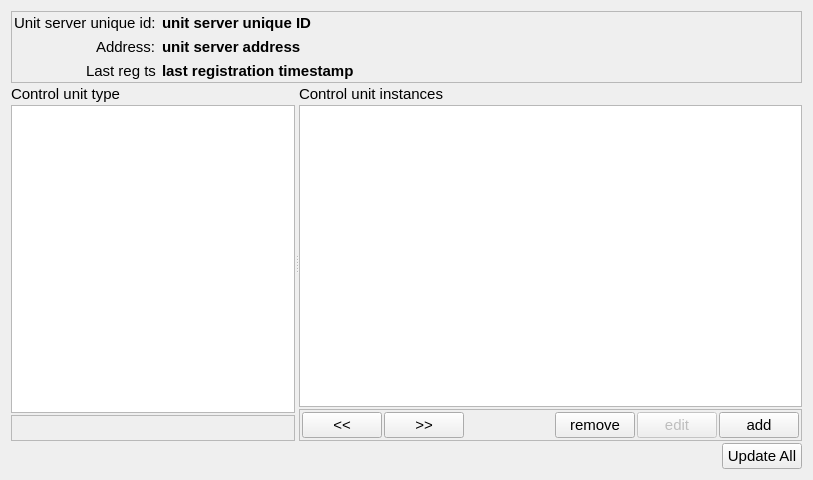
<?xml version="1.0" encoding="UTF-8"?>
<ui version="4.0">
 <class>UnitServerEditor</class>
 <widget class="QWidget" name="UnitServerEditor">
  <property name="geometry">
   <rect>
    <x>0</x>
    <y>0</y>
    <width>813</width>
    <height>480</height>
   </rect>
  </property>
  <property name="minimumSize">
   <size>
    <width>800</width>
    <height>480</height>
   </size>
  </property>
  <property name="windowTitle">
   <string>Form</string>
  </property>
  <layout class="QVBoxLayout" name="verticalLayout" stretch="0,1,0">
   <property name="spacing">
    <number>2</number>
   </property>
   <item>
    <widget class="QFrame" name="frame">
     <property name="frameShape">
      <enum>QFrame::StyledPanel</enum>
     </property>
     <property name="frameShadow">
      <enum>QFrame::Raised</enum>
     </property>
     <layout class="QHBoxLayout" name="horizontalLayout">
      <property name="leftMargin">
       <number>2</number>
      </property>
      <property name="topMargin">
       <number>2</number>
      </property>
      <property name="rightMargin">
       <number>2</number>
      </property>
      <property name="bottomMargin">
       <number>2</number>
      </property>
      <item>
       <layout class="QGridLayout" name="gridLayout" columnstretch="0,0" rowminimumheight="0,0,0" columnminimumwidth="0,0">
        <property name="spacing">
         <number>6</number>
        </property>
        <item row="1" column="0" alignment="Qt::AlignRight">
         <widget class="QLabel" name="label_2">
          <property name="font">
           <font>
            <pointsize>11</pointsize>
            <weight>50</weight>
            <bold>false</bold>
           </font>
          </property>
          <property name="text">
           <string>Address:</string>
          </property>
         </widget>
        </item>
        <item row="2" column="0" alignment="Qt::AlignRight">
         <widget class="QLabel" name="label_3">
          <property name="font">
           <font>
            <pointsize>11</pointsize>
           </font>
          </property>
          <property name="text">
           <string>Last reg ts</string>
          </property>
         </widget>
        </item>
        <item row="0" column="0">
         <widget class="QLabel" name="label">
          <property name="font">
           <font>
            <pointsize>11</pointsize>
           </font>
          </property>
          <property name="text">
           <string>Unit server unique id:</string>
          </property>
         </widget>
        </item>
        <item row="0" column="1">
         <widget class="QLabel" name="labelUnitServerUID">
          <property name="sizePolicy">
           <sizepolicy hsizetype="Expanding" vsizetype="Preferred">
            <horstretch>0</horstretch>
            <verstretch>0</verstretch>
           </sizepolicy>
          </property>
          <property name="font">
           <font>
            <pointsize>11</pointsize>
            <weight>75</weight>
            <bold>true</bold>
           </font>
          </property>
          <property name="text">
           <string>unit server unique ID</string>
          </property>
         </widget>
        </item>
        <item row="1" column="1">
         <widget class="QLabel" name="labelUinitServerAddress">
          <property name="font">
           <font>
            <pointsize>11</pointsize>
            <weight>75</weight>
            <bold>true</bold>
           </font>
          </property>
          <property name="text">
           <string>unit server address</string>
          </property>
         </widget>
        </item>
        <item row="2" column="1">
         <widget class="QLabel" name="labelRegistrationTimestamp">
          <property name="font">
           <font>
            <pointsize>11</pointsize>
            <weight>75</weight>
            <bold>true</bold>
           </font>
          </property>
          <property name="text">
           <string>last registration timestamp</string>
          </property>
         </widget>
        </item>
       </layout>
      </item>
     </layout>
    </widget>
   </item>
   <item>
    <widget class="QSplitter" name="splitterTypeInstances">
     <property name="frameShape">
      <enum>QFrame::NoFrame</enum>
     </property>
     <property name="orientation">
      <enum>Qt::Horizontal</enum>
     </property>
     <property name="opaqueResize">
      <bool>true</bool>
     </property>
     <property name="handleWidth">
      <number>4</number>
     </property>
     <widget class="QWidget" name="verticalLayoutWidget_2">
      <layout class="QVBoxLayout" name="verticalLayoutControlUnitType" stretch="0,1,0">
       <property name="spacing">
        <number>2</number>
       </property>
       <property name="sizeConstraint">
        <enum>QLayout::SetMinimumSize</enum>
       </property>
       <item>
        <widget class="QLabel" name="labelCUType">
         <property name="font">
          <font>
           <pointsize>11</pointsize>
          </font>
         </property>
         <property name="text">
          <string>Control unit type</string>
         </property>
        </widget>
       </item>
       <item>
        <widget class="QListView" name="listViewCUType">
         <property name="font">
          <font>
           <pointsize>11</pointsize>
          </font>
         </property>
         <property name="editTriggers">
          <set>QAbstractItemView::NoEditTriggers</set>
         </property>
         <property name="showDropIndicator" stdset="0">
          <bool>false</bool>
         </property>
        </widget>
       </item>
       <item>
        <widget class="QFrame" name="frameCUTypeControl">
         <property name="maximumSize">
          <size>
           <width>16777215</width>
           <height>40</height>
          </size>
         </property>
         <property name="frameShape">
          <enum>QFrame::StyledPanel</enum>
         </property>
         <property name="frameShadow">
          <enum>QFrame::Raised</enum>
         </property>
         <layout class="QHBoxLayout" name="horizontalLayout_2">
          <property name="spacing">
           <number>6</number>
          </property>
          <property name="leftMargin">
           <number>2</number>
          </property>
          <property name="topMargin">
           <number>2</number>
          </property>
          <property name="rightMargin">
           <number>2</number>
          </property>
          <property name="bottomMargin">
           <number>2</number>
          </property>
          <item>
           <spacer name="horizontalSpacer">
            <property name="orientation">
             <enum>Qt::Horizontal</enum>
            </property>
            <property name="sizeHint" stdset="0">
             <size>
              <width>40</width>
              <height>20</height>
             </size>
            </property>
           </spacer>
          </item>
          <item>
           <spacer name="horizontalSpacer_2">
            <property name="orientation">
             <enum>Qt::Horizontal</enum>
            </property>
            <property name="sizeType">
             <enum>QSizePolicy::Fixed</enum>
            </property>
            <property name="sizeHint" stdset="0">
             <size>
              <width>0</width>
              <height>2</height>
             </size>
            </property>
           </spacer>
          </item>
         </layout>
        </widget>
       </item>
      </layout>
     </widget>
     <widget class="QWidget" name="verticalLayoutWidget">
      <layout class="QVBoxLayout" name="verticalLayoutControlUnitInstance" stretch="0,0,0">
       <property name="spacing">
        <number>2</number>
       </property>
       <item>
        <widget class="QLabel" name="labelCUType_2">
         <property name="font">
          <font>
           <pointsize>11</pointsize>
          </font>
         </property>
         <property name="text">
          <string>Control unit instances</string>
         </property>
        </widget>
       </item>
       <item>
        <widget class="QTableView" name="tableView">
         <property name="font">
          <font>
           <pointsize>11</pointsize>
          </font>
         </property>
         <property name="selectionMode">
          <enum>QAbstractItemView::MultiSelection</enum>
         </property>
         <attribute name="horizontalHeaderDefaultSectionSize">
          <number>20</number>
         </attribute>
        </widget>
       </item>
       <item>
        <widget class="QFrame" name="frameCUInstanceControl">
         <property name="maximumSize">
          <size>
           <width>16777215</width>
           <height>40</height>
          </size>
         </property>
         <property name="frameShape">
          <enum>QFrame::StyledPanel</enum>
         </property>
         <property name="frameShadow">
          <enum>QFrame::Raised</enum>
         </property>
         <layout class="QHBoxLayout" name="horizontalLayout_3">
          <property name="spacing">
           <number>2</number>
          </property>
          <property name="leftMargin">
           <number>2</number>
          </property>
          <property name="topMargin">
           <number>2</number>
          </property>
          <property name="rightMargin">
           <number>2</number>
          </property>
          <property name="bottomMargin">
           <number>2</number>
          </property>
          <item>
           <widget class="QPushButton" name="pushButtonCUInstancePrevPage">
            <property name="font">
             <font>
              <pointsize>11</pointsize>
             </font>
            </property>
            <property name="text">
             <string>&lt;&lt;</string>
            </property>
           </widget>
          </item>
          <item>
           <widget class="QPushButton" name="pushButtonCUInstanceNextPage">
            <property name="font">
             <font>
              <pointsize>11</pointsize>
             </font>
            </property>
            <property name="text">
             <string>&gt;&gt;</string>
            </property>
           </widget>
          </item>
          <item>
           <spacer name="horizontalSpacer_3">
            <property name="orientation">
             <enum>Qt::Horizontal</enum>
            </property>
            <property name="sizeHint" stdset="0">
             <size>
              <width>40</width>
              <height>20</height>
             </size>
            </property>
           </spacer>
          </item>
          <item>
           <widget class="QPushButton" name="pushButtonRemoveInstance">
            <property name="font">
             <font>
              <pointsize>11</pointsize>
             </font>
            </property>
            <property name="text">
             <string>remove</string>
            </property>
           </widget>
          </item>
          <item>
           <widget class="QPushButton" name="pushButtonEditInstance">
            <property name="enabled">
             <bool>false</bool>
            </property>
            <property name="font">
             <font>
              <pointsize>11</pointsize>
             </font>
            </property>
            <property name="text">
             <string>edit</string>
            </property>
           </widget>
          </item>
          <item>
           <widget class="QPushButton" name="pushButtonCreateNewInstance">
            <property name="font">
             <font>
              <pointsize>11</pointsize>
             </font>
            </property>
            <property name="text">
             <string>add</string>
            </property>
           </widget>
          </item>
          <item>
           <spacer name="horizontalSpacer_4">
            <property name="orientation">
             <enum>Qt::Horizontal</enum>
            </property>
            <property name="sizeType">
             <enum>QSizePolicy::Fixed</enum>
            </property>
            <property name="sizeHint" stdset="0">
             <size>
              <width>0</width>
              <height>2</height>
             </size>
            </property>
           </spacer>
          </item>
         </layout>
        </widget>
       </item>
      </layout>
     </widget>
    </widget>
   </item>
   <item>
    <layout class="QHBoxLayout" name="horizontalLayout_4">
     <item>
      <spacer name="horizontalSpacer_5">
       <property name="orientation">
        <enum>Qt::Horizontal</enum>
       </property>
       <property name="sizeHint" stdset="0">
        <size>
         <width>40</width>
         <height>20</height>
        </size>
       </property>
      </spacer>
     </item>
     <item>
      <widget class="QPushButton" name="pushButtonUpdateAllInfo">
       <property name="font">
        <font>
         <pointsize>11</pointsize>
        </font>
       </property>
       <property name="text">
        <string>Update All</string>
       </property>
      </widget>
     </item>
    </layout>
   </item>
  </layout>
 </widget>
 <resources/>
 <connections/>
</ui>
